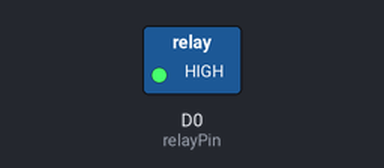
Bench run of a sketch on a simulated Particle Photon. Shown: switched loads named in the sketch (green lamp = pin HIGH). Dashed ring = blinking.

Above: at 0.7 s.
Timing chart, 0 to 3.0 s (numbered marks = the images above):
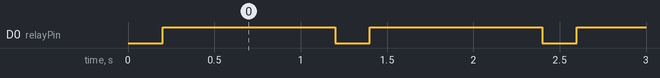

Measured:
- by itself, D0 (relayPin): alternates HIGH for 1.0 s and LOW for 0.20 s

The sketch:

openmygarage.ino
```cpp
/*
 * Project openmygarage
 * Description:
 * Author: Glenn Ellis
 * Date: 05/05/2017
 * @todo add webhooks to remotely control
 */

#include "GOpener.h"

GOpener garage;

// setup() runs once, when the device is first turned on.
void setup() {
  // Put initialization like pinMode and begin functions here.
  garage.begin();
}

// loop() runs over and over again, as quickly as it can execute.
void loop() {
  // The core of your code will likely live here.
  if(garage.isOpen()){    // myRelays.isOn(1) will return TRUE if relay 1 on and FALSE if it's off
      garage.Close();     // myRelays.off(#) will switch relay # off
  }

  // If it wasn't already on, then turn it on
  else{
      garage.Open();      // myRelays.on(#) will switch relay # on
  }
  delay(1000);  // Change it once a second

}
```

GOpener.cpp
```cpp
#include "GOpener.h"
const int relayWait = 1000;
GOpener::GOpener()
{
  state = CLOSE;
  relayPin = D0;
  relay = 0;
}

GOpener::~GOpener()
{
  delete relay;
  relay = 0;
}

void GOpener::begin()
{
    relay = new Relay(relayPin);
}

void GOpener::Open()
{
  if(state == OPEN)
    return;

  relay->Toggle(200);

  state = OPEN;
}

void GOpener::Close()
{
  if(state == CLOSE)
    return;
  relay->Toggle(200);

  state = CLOSE;
}

GOpener::GarageState GOpener::isOpen()
{
   return state;
}

void GOpener::SetRelayPin(int pin)
{
  relayPin = pin;
}

int GOpener::GetRelayPin()
{
  return relayPin;
}
```

GOpener.h
```cpp
#ifndef GOpener_h
#define GOpener_h
#include "application.h"
#include "relay.h"

class GOpener
{

 public:
  enum GarageState {CLOSE,OPEN};
  GOpener();
  ~GOpener();
  void  begin();
  void  Open();
  void  Close();
  GarageState  isOpen();
  void SetRelayPin(int pin);
  int GetRelayPin();

 private:
   GarageState state;
   int relayPin;
   Relay *relay;

};


#endif GOpener_h
```

relay.cpp
```cpp
#include "relay.h"
const int relayWait = 1000;
Relay::Relay(int pin)
{
  relayPin = pin;
  pinMode(relayPin, OUTPUT);
   state = false;
}

void Relay::TurnOn()
{
  if(state)
    return;
  digitalWrite(relayPin, LOW);
  state = true;
}

void Relay::TurnOff()
{
  if(!state)
    return;

    digitalWrite(relayPin, HIGH);
    state = false;
}

void Relay::Toggle(int wait)
{
  for(int i = 0; i < 2; i++)
  {
    if(isOn())
    {
      TurnOff();
    }
    else
    {
      TurnOn();
       delay(wait);
    }
  }
}

bool Relay::isOn(){
    return state;
}
```

relay.h
```cpp
#ifndef Relay_h
#define Relay_h
#include "application.h"

class Relay {

 public:

  Relay(int pin);

  void TurnOn();
  void TurnOff();
  void Toggle(int wait = 1000);
  bool  isOn();
 private:
   int relayPin;
   bool state;
};


#endif Relay_h
```
